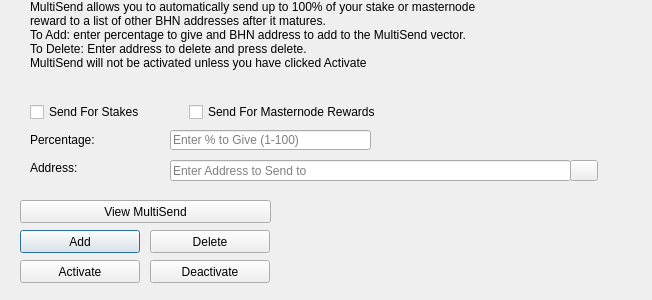
<?xml version="1.0" encoding="UTF-8"?>
<ui version="4.0">
 <class>MultiSendDialog</class>
 <widget class="QDialog" name="MultiSendDialog">
  <property name="windowModality">
   <enum>Qt::NonModal</enum>
  </property>
  <property name="geometry">
   <rect>
    <x>0</x>
    <y>0</y>
    <width>652</width>
    <height>300</height>
   </rect>
  </property>
  <property name="windowTitle">
   <string>MultiSend</string>
  </property>
  <widget class="QLineEdit" name="multiSendPercentEdit">
   <property name="geometry">
    <rect>
     <x>170</x>
     <y>130</y>
     <width>201</width>
     <height>20</height>
    </rect>
   </property>
   <property name="toolTip">
    <string>Enter whole numbers 1 - 100</string>
   </property>
   <property name="placeholderText">
    <string>Enter % to Give (1-100)</string>
   </property>
  </widget>
  <widget class="QLineEdit" name="multiSendAddressEdit">
   <property name="geometry">
    <rect>
     <x>170</x>
     <y>160</y>
     <width>401</width>
     <height>21</height>
    </rect>
   </property>
   <property name="toolTip">
    <string/>
   </property>
   <property name="placeholderText">
    <string>Enter Address to Send to</string>
   </property>
  </widget>
  <widget class="QLabel" name="label_2">
   <property name="geometry">
    <rect>
     <x>30</x>
     <y>0</y>
     <width>451</width>
     <height>121</height>
    </rect>
   </property>
   <property name="lineWidth">
    <number>1</number>
   </property>
   <property name="text">
    <string>MultiSend allows you to automatically send up to 100% of your stake or masternode reward to a list of other BHN addresses after it matures.
To Add: enter percentage to give and BHN address to add to the MultiSend vector.
To Delete: Enter address to delete and press delete.
MultiSend will not be activated unless you have clicked Activate</string>
   </property>
   <property name="alignment">
    <set>Qt::AlignLeading|Qt::AlignLeft|Qt::AlignTop</set>
   </property>
   <property name="wordWrap">
    <bool>true</bool>
   </property>
  </widget>
  <widget class="QLabel" name="message">
   <property name="geometry">
    <rect>
     <x>290</x>
     <y>200</y>
     <width>351</width>
     <height>91</height>
    </rect>
   </property>
   <property name="text">
    <string/>
   </property>
  </widget>
  <widget class="QPushButton" name="addButton">
   <property name="geometry">
    <rect>
     <x>20</x>
     <y>230</y>
     <width>120</width>
     <height>23</height>
    </rect>
   </property>
   <property name="toolTip">
    <string/>
   </property>
   <property name="statusTip">
    <string>Add to MultiSend Vector</string>
   </property>
   <property name="text">
    <string>Add</string>
   </property>
  </widget>
  <widget class="QPushButton" name="disableButton">
   <property name="geometry">
    <rect>
     <x>150</x>
     <y>260</y>
     <width>120</width>
     <height>23</height>
    </rect>
   </property>
   <property name="statusTip">
    <string>Deactivate MultiSend</string>
   </property>
   <property name="text">
    <string>Deactivate</string>
   </property>
  </widget>
  <widget class="QPushButton" name="addressBookButton">
   <property name="geometry">
    <rect>
     <x>570</x>
     <y>160</y>
     <width>28</width>
     <height>21</height>
    </rect>
   </property>
   <property name="toolTip">
    <string>Choose an address from the address book</string>
   </property>
   <property name="text">
    <string/>
   </property>
   <property name="icon">
    <iconset resource="../bhn.qrc">
     <normaloff>:/icons/address-book</normaloff>:/icons/address-book</iconset>
   </property>
   <property name="shortcut">
    <string>Alt+A</string>
   </property>
   <property name="autoDefault">
    <bool>false</bool>
   </property>
  </widget>
  <widget class="QLabel" name="label">
   <property name="geometry">
    <rect>
     <x>30</x>
     <y>130</y>
     <width>121</width>
     <height>20</height>
    </rect>
   </property>
   <property name="toolTip">
    <string>Percentage of stake to send</string>
   </property>
   <property name="text">
    <string>Percentage:</string>
   </property>
  </widget>
  <widget class="QLabel" name="label_5">
   <property name="geometry">
    <rect>
     <x>30</x>
     <y>160</y>
     <width>111</width>
     <height>16</height>
    </rect>
   </property>
   <property name="toolTip">
    <string>Address to send portion of stake to</string>
   </property>
   <property name="text">
    <string>Address:</string>
   </property>
  </widget>
  <widget class="QPushButton" name="deleteButton">
   <property name="geometry">
    <rect>
     <x>150</x>
     <y>230</y>
     <width>120</width>
     <height>23</height>
    </rect>
   </property>
   <property name="toolTip">
    <string/>
   </property>
   <property name="statusTip">
    <string>Delete Address From MultiSend Vector</string>
   </property>
   <property name="text">
    <string>Delete</string>
   </property>
  </widget>
  <widget class="QPushButton" name="activateButton">
   <property name="geometry">
    <rect>
     <x>20</x>
     <y>260</y>
     <width>120</width>
     <height>23</height>
    </rect>
   </property>
   <property name="statusTip">
    <string>Activate MultiSend</string>
   </property>
   <property name="text">
    <string>Activate</string>
   </property>
  </widget>
  <widget class="QPushButton" name="viewButton">
   <property name="geometry">
    <rect>
     <x>20</x>
     <y>200</y>
     <width>251</width>
     <height>23</height>
    </rect>
   </property>
   <property name="toolTip">
    <string/>
   </property>
   <property name="statusTip">
    <string>View MultiSend Vector</string>
   </property>
   <property name="text">
    <string>View MultiSend</string>
   </property>
  </widget>
  <widget class="QWidget" name="horizontalLayoutWidget">
   <property name="geometry">
    <rect>
     <x>30</x>
     <y>100</y>
     <width>351</width>
     <height>24</height>
    </rect>
   </property>
   <layout class="QHBoxLayout" name="horizontalLayout">
    <item>
     <widget class="QCheckBox" name="multiSendStakeCheckBox">
      <property name="text">
       <string>Send For Stakes</string>
      </property>
     </widget>
    </item>
    <item>
     <widget class="QCheckBox" name="multiSendMasternodeCheckBox">
      <property name="text">
       <string>Send For Masternode Rewards</string>
      </property>
     </widget>
    </item>
   </layout>
  </widget>
 </widget>
 <resources>
  <include location="../bhn.qrc"/>
 </resources>
 <connections/>
</ui>
